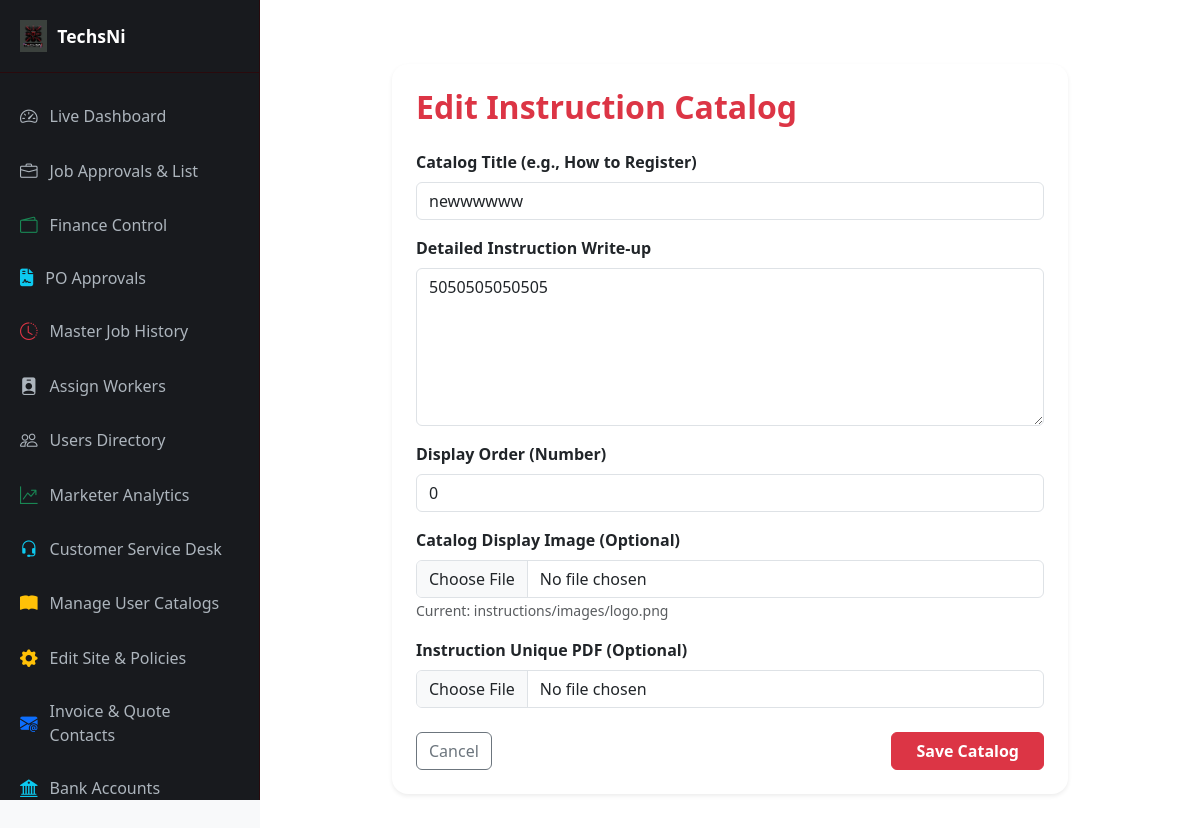
Page /services/dashboard/catalogs/edit/5/ (signed in) on the committed database.
### services/models.py (models this page shows, shortened)
class InstructionCatalog(models.Model):
    title = models.CharField(max_length=150, verbose_name="Catalog Title (e.g., How to Register)")
    description = models.TextField(verbose_name="Detailed Instruction Write-up")
    image = models.ImageField(upload_to='instructions/images/', blank=True, null=True, verbose_name="Catalog Display Image")
    pdf_document = models.FileField(upload_to='instructions/pdfs/', blank=True, null=True, verbose_name="Instruction Unique PDF")
    order = models.PositiveIntegerField(default=0, verbose_name="Display Order")
    class Meta:
        ordering = ['order']

### services/views.py (the view, shortened to what this page needs)
# urls.py: path('dashboard/catalogs/edit/<int:pk>/', views.edit_catalog_view, name='edit_catalog'),
@login_required
def edit_catalog_view(request, pk):
    if request.user.role not in ['ceo', 'manager', 'general_manager', 'assistant_manager'] and not request.user.is_superuser:
        return redirect('gateway')
    catalog = get_object_or_404(InstructionCatalog, pk=pk)
    return render(request, 'services/dashboards/catalog_form.html', {'action': 'Edit', 'catalog': catalog})

### services/templates/services/dashboards/catalog_form.html (shortened to what this page needs)
{% extends 'services/dashboards/base_dashboard.html' %}
{% block content %}
<div class="container py-4" style="max-width: 700px;">
    <div class="card shadow-sm border-0 rounded-4 p-4 bg-white">
        <h2 class="fw-bold mb-4 text-danger">{{ action }} Instruction Catalog</h2>
        <form method="post" enctype="multipart/form-data">
            <div class="mb-3">
                <label class="form-label fw-bold text-dark">Catalog Title (e.g., How to Register)</label>
                <input type="text" name="title" class="form-control" value="{{ catalog.title }}" required>
            </div>
            <div class="mb-3">
                <label class="form-label fw-bold text-dark">Detailed Instruction Write-up</label>
                <textarea name="description" rows="6" class="form-control" required>{{ catalog.description }}</textarea>
            </div>
            <div class="mb-3">
                <label class="form-label fw-bold text-dark">Display Order (Number)</label>
                <input type="number" name="order" class="form-control" value="{{ catalog.order|default:0 }}">
            </div>
            <div class="mb-3">
                <label class="form-label fw-bold text-dark">Catalog Display Image (Optional)</label>
                <input type="file" name="image" class="form-control">
                {% if catalog.image %}
                <small class="text-muted">Current: {{ catalog.image.name }}</small>
                {% endif %}
            </div>
            <div class="mb-4">
                <label class="form-label fw-bold text-dark">Instruction Unique PDF (Optional)</label>
                <input type="file" name="pdf_document" class="form-control">
            </div>
            <div class="d-flex justify-content-between">
                <a href="{% url 'manage_catalogs' %}" class="btn btn-outline-secondary">Cancel</a>
                <button type="submit" class="btn btn-danger px-4 fw-bold">Save Catalog</button>
            </div>
        </form>
    </div>
</div>
{% endblock %}

### services/templates/services/dashboards/base_dashboard.html (style rules this page uses)
body { background-color: #f8f9fa; color: #212529; font-family: 'Segoe UI', Tahoma, Geneva, Verdana, sans-serif; min-height: 100vh; overflow-x: hidden; }

### rows in the picture
InstructionCatalog: title "newwwwww", description "5050505050505", order "0", image.name "instructions/images/logo.png"

### other values in the picture
{{ action }} "Edit"
